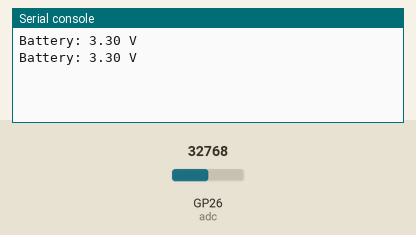
Bench run of a program on a simulated Raspberry Pi Pico running MicroPython. On the bench: the last lines printed to the serial console. The inputs (shaded band) are chosen by the test bench; at power-on: GP26 (adc) = 32768 (analog values on the 0–65535 scale).

Above: at 1.2 s.
1.3 s: GP26 (adc) set to 45874
At 2.6 s:
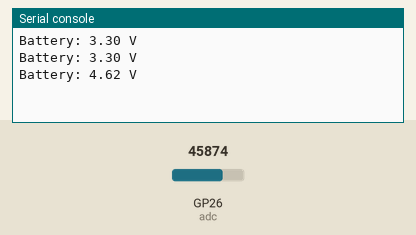
2.8 s: GP26 (adc) set to 57670
At 3.8 s:
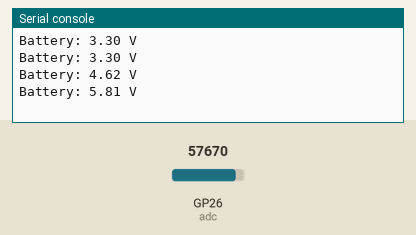
Timing chart, 0 to 5.8 s (numbered marks = the images above; inputs shaded):
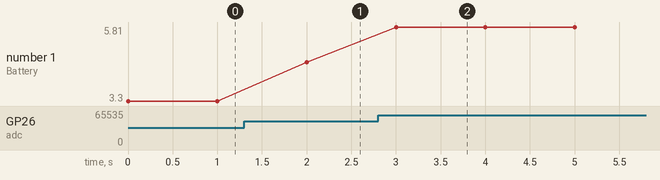

Measured:
- after the input at 1.3 s, the serial console: prints a new line after 0.70 s (image 1)
- after the input at 2.8 s, the serial console: prints a new line after 0.20 s (image 2)
- plotted number 1: 3.3 → 4.62 after the input at 1.3 s, 4.62 → 5.81 after the input at 2.8 s

The program:

example.py
```python
# Runs on a Raspberry Pi Pico (MicroPython) to read ADC0 (GP26) through a 100k/100k divider, convert the 16-bit ADC reading to battery voltage, and print the voltage every second.
#
# Buy this module: https://shillehtek.com/products/1s-3-7v-3a-2mos-bms-li-ion-18650-battery-protection-board
# Full manual: https://shillehtek.com/blogs/shillehtek-product-manuals/1s-3-7v-3a-2mos-bms-li-ion-18650-battery-protection-board-manual
# More examples: https://github.com/shillehbean/shillehtek-examples
#

# Pico reads P+ through a 100k/100k divider on ADC0 (GP26)
# Connect: P+ -- 100k -- GP26 -- 100k -- GND

from machine import ADC, Pin
import time

adc = ADC(0)  # GP26
divider_ratio = 2.0
v_ref = 3.3

while True:
    raw = adc.read_u16()
    v_adc = (raw / 65535) * v_ref
    v_bat = v_adc * divider_ratio
    print("Battery: {:.2f} V".format(v_bat))
    time.sleep(1)
```
